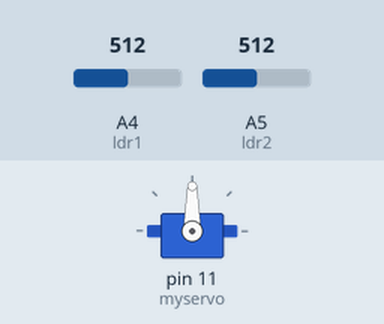
This sketch was run on a simulated Arduino Uno, built with avr-gcc and run on an emulated ATmega328P. Shown: servo. The inputs (shaded band) are chosen by the test bench; at power-on: A4 (ldr1) = 512, A5 (ldr2) = 512.

Above: at 1.2 s.
1.3 s: A4 (ldr1) set to 242
2.8 s: A4 (ldr1) set to 213
At 4.8 s:
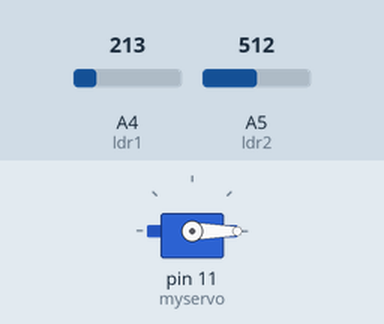
5.2 s: A4 (ldr1) set to 783
6.7 s: A4 (ldr1) set to 811
At 9.4 s:
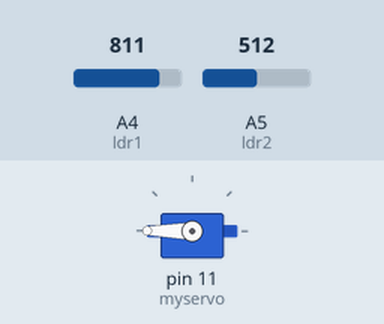
9.7 s: A4 (ldr1) set to 170
At 9.85 s:
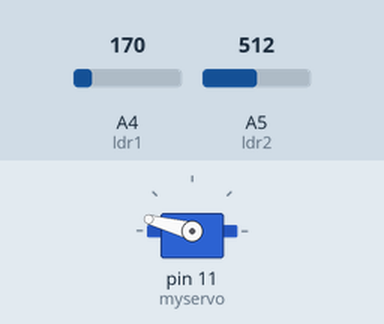
12.7 s: A4 (ldr1) set to 900
At 13.15 s:
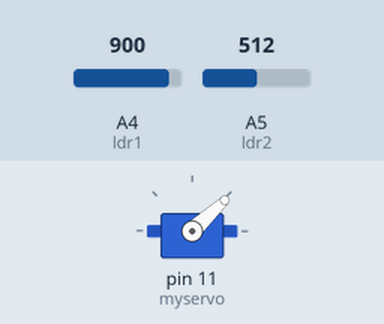
Timing chart, 0 to 16.1 s (numbered marks = the images above; inputs shaded):
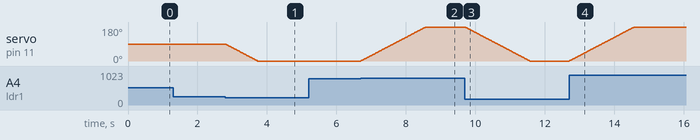

Measured:
- the behaviour switches between 228 and 227 on A4 (ldr1) (found by bisection; images 0 and 1)
- the behaviour switches between 801 and 802 on A4 (ldr1) (found by bisection; images 1 and 2)
- after the input at 1.3 s, every drawn part: stays the same
- after the input at 2.8 s, servo on pin 11 (myservo): moves from 90° to 0° over 0.93 s, starting at once
- after the input at 5.2 s, every drawn part: stays the same
- after the input at 6.7 s, servo on pin 11 (myservo): moves from 0° to 180° over 1.9 s, starting at once
- after the input at 9.7 s, servo on pin 11 (myservo): moves from 180° to 0° over 1.9 s, starting at once
- after the input at 12.7 s, servo on pin 11 (myservo): moves from 0° to 180° over 1.9 s, starting at once

The sketch:

main-voltage.ino
```cpp
#include <Servo.h>

Servo myservo;
int ldr1 = 4;
int ldr2 = 5;
int val1;
int val2;
int pos=90;

int current_battery_voltage = 0;

void setup()
{
  myservo.attach(11);
  //Serial.begin(9600);
  myservo.write(pos);

}

 void loop(){
    // get the current battery voltage and send it over ESP::: (todo) for communication
    current_battery_voltage = voltageMeasurement();

    // read the brightness of the ldrs
    val1 = analogRead(ldr1);
    val2 = analogRead(ldr2);

    // convert the red value to an angle between 0 and 180
    val1 = map(val1, 0, 1023, 0, 180);
    val2 = map(val2, 0, 1023, 0, 180);
    if(val1 > (val2+50)){
     if(pos<180){
      // rotate the servo
         pos=pos+1;
         myservo.write(pos);
         //Serial.println("backward");
         delay(10);
    }
    }else if(val2 > (val1+50)){
    // rotate the servo
      if(pos>0){

        pos=pos-1;

        myservo.write(pos);
        //Serial.println("forward");
        delay(10);

      }
    }
 }

 // function to measure voltage from the battery being charged
 float voltageMeasurement(){
    // voltage measurement variables

    int sum = 0;
    unsigned char sample_count = 10; // current sample number
    float voltage = 0.0; // calculated voltage
    int NUM_SAMPLES =10;

    // take a number of analog samples and add them up
    while (sample_count < NUM_SAMPLES){
      sum += analogRead(A2);
      sample_count++;
      delay(10);

    }

    // calculate the voltage using the 5.0 V reference voltage. 5.015 is the callibrated value of the reference voltage
    voltage = (float(sum) / float(NUM_SAMPLES) * 5.015) / 1024.0;

    // todo: send the voltage display for communication

    // voltage multiplied by 11 when using divider that divides by 11. (11.132 is the callibrated voltage divider value)

    // Serial.print(voltage * 11.132);
    // Serial.println(" V");

    // reset variables for the next loop
    sample_count = 0;
    sum = 0;

    return voltage;
 }
```
